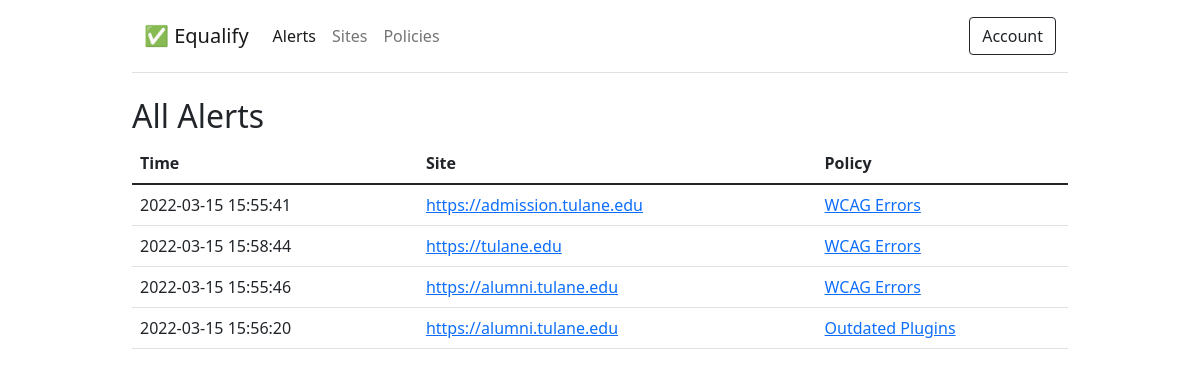
The page / on the database its author committed.
### tables this page shows
CREATE TABLE `events` (
  `id` int(11) unsigned NOT NULL AUTO_INCREMENT,
  `time` timestamp NOT NULL DEFAULT CURRENT_TIMESTAMP ON UPDATE CURRENT_TIMESTAMP,
  `type` varchar(32) DEFAULT NULL,
  `site_id` bigint(20) DEFAULT NULL,
  `policy_id` bigint(20) DEFAULT NULL,
  PRIMARY KEY (`id`)
);

CREATE TABLE `sites` (
  `id` bigint(20) unsigned NOT NULL AUTO_INCREMENT,
  `url` text NOT NULL,
  PRIMARY KEY (`id`)
);

CREATE TABLE `policies` (
  `id` bigint(20) unsigned NOT NULL AUTO_INCREMENT,
  `name` text NOT NULL,
  `action` varchar(255) DEFAULT NULL,
  `event` varchar(255) DEFAULT NULL,
  `tested` datetime DEFAULT NULL,
  `frequency` varchar(255) DEFAULT NULL,
  PRIMARY KEY (`id`)
);

### models/db.php (called while the page is built, shortened)
<?php
function get_all_alerts(mysqli $db){
    $sql = 'SELECT * FROM `events` WHERE `type` = "alert"';
    $results = $db->query($sql);
    $data = [];
    if($results->num_rows > 0){
        while($row = $results->fetch_object()){
            $data[] = $row;
        }
    }
    return $data;
}
function get_site_url(mysqli $db, $id){
    $sql = 'SELECT `url` FROM sites WHERE id = "'.$id.'"';
    $data = $db->query($sql)->fetch_object()->url;
    return $data;
}
function get_policy_name(mysqli $db, $id){
    $sql = 'SELECT `name` FROM policies WHERE id = "'.$id.'"';
    $data = $db->query($sql)->fetch_object()->name;
    return $data;
}

### views/alerts.php (the view)
<h2>All Alerts</h2>
<table class="table">
  <thead>
    <tr>
        <th scope="col">Time</th>
        <th scope="col">Site</th>
        <th scope="col">Policy</th>
    </tr>
  </thead>
  <?php
  $records = get_all_alerts($db);
  if(count($records) > 0 ): foreach($records as $record):
  ?>
  <tr>
      <td><?php echo $record->time;?></td>
      <td>
        <a href="?view=site_details&id=<?php echo $record->site_id;?>">
          <?php echo get_site_url($db, $record->site_id);?>
        </a>
      </td>
      <td>
        <a href="?view=policy_details&id=<?php echo $record->policy_id;?>">
          <?php echo get_policy_name($db, $record->policy_id);?>
        </a>
      </td>
  </tr>
  <?php
  endforeach; else:
  ?>
  <tr>
      <td colspan="3">No alerts found.</td>
  </tr>
  <?php
  endif;
  ?>
</table>

### index.php (shortened to what this page needs)
<?php
require_once 'models/db.php';
$db = connect(
    DB_HOST,
    DB_USERNAME,
    DB_PASSWORD,
    DB_NAME
);
?>
<!DOCTYPE html>
<html lang="en">
<head>
    <link href="https://cdn.jsdelivr.net/npm/bootstrap@5.1.3/dist/css/bootstrap.min.css" rel="stylesheet">
    <link href="theme.css" rel="stylesheet">
</head>
<body>
    <main class="mb-4">
        <div class="container">
            <header class="border-bottom mb-4">
                <nav class="navbar py-3 navbar-expand-lg navbar-light">
                    <div class="container-fluid">
                        <a class="navbar-brand" href="index.php?view=alerts">✅ Equalify</a>
                        <div class="collapse navbar-collapse" id="navbarSupportedContent">
                            <ul class="navbar-nav me-auto mb-2 mb-lg-0">
                                <li>
                                    <a href="index.php?view=alerts" class="nav-link <?php if(current_view() == 'alerts' || current_view() == '') echo 'active" aria-current="page';?>">Alerts</a>
                                </li>
                                <li>
                                    <a href="index.php?view=sites" class="nav-link <?php if(current_view() == 'sites') echo 'active" aria-current="page';?>">Sites</a>
                                </li>
                                <li>
                                    <a href="index.php?view=policies" class="nav-link <?php if(current_view() == 'policies') echo 'active" aria-current="page';?>">Policies</a>
                                </li>
                            </ul>
                            <a href="?view=account" class="btn btn-outline-dark <?php if(current_view() == 'account') echo 'active" aria-current="page';?>">Account</a>
                        </div>
                    </div>
                </nav>
            </header>
            <?php
            if(!empty($_GET['view'])){
                require_once 'views/'.$_GET['view'].'.php';
            }else{
                require_once 'views/alerts.php';
            }
            ?>
        </div>
    </main>
</body>
</html>

### theme.css (style rules this page uses)
.container { max-width: 960px; }

### rows shown on the page
events: time "2022-03-15 15:55:41", site.url "https://admission.tulane.edu", policy.name "WCAG Errors"
events: time "2022-03-15 15:58:44", site.url "https://tulane.edu", policy.name "WCAG Errors"
events: time "2022-03-15 15:55:46", site.url "https://alumni.tulane.edu", policy.name "WCAG Errors"
events: time "2022-03-15 15:56:20", site.url "https://alumni.tulane.edu", policy.name "Outdated Plugins"
